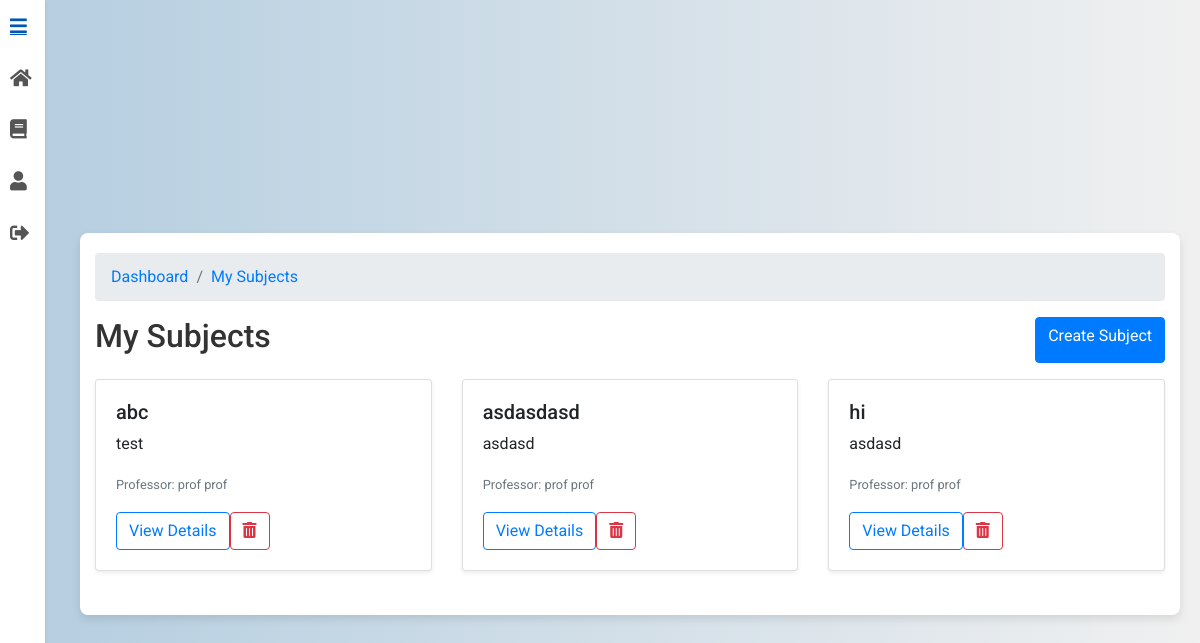
Before: /subjects/ (signed in) with the older database file.
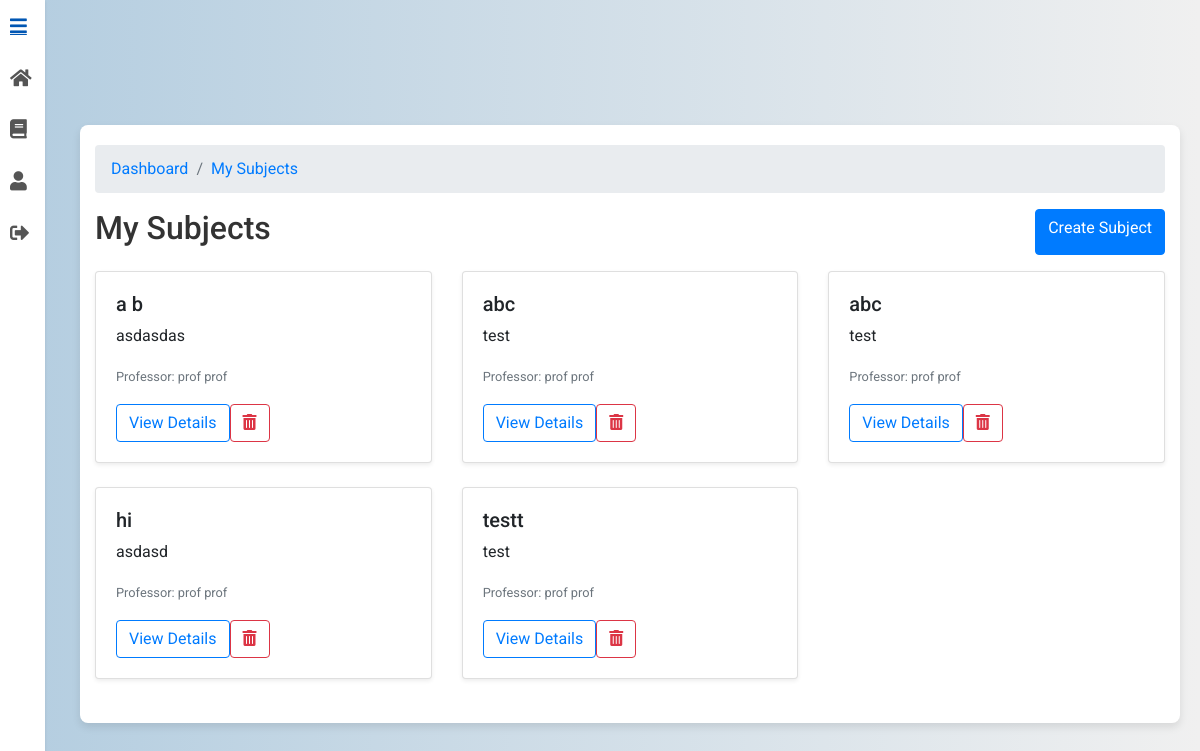
After: the same page with the newer database file.
### subjects/models.py (models this page shows, shortened)
class Subject(models.Model):
    name = models.CharField(max_length=100)
    professor = models.ForeignKey(CustomUser, limit_choices_to={'role': 'professor'}, on_delete=models.CASCADE, editable=False)
    description = models.TextField(blank=True)
    class Meta:
        ordering = ['name']

### users/models.py (models this page shows, shortened)
class CustomUser(AbstractUser):
    ROLE_CHOICES = [
        ('student', 'Student'),
        ('professor', 'Professor')
    ]
    role = models.CharField(max_length=10, choices=ROLE_CHOICES)
    institution = models.ForeignKey('Institution', on_delete=models.SET_NULL, null=True, blank=True)

### subjects/views.py (the view)
# urls.py: path("", MySubjectsView.as_view(), name="my_subjects"),
class MySubjectsView(LoginRequiredMixin, BreadcrumbMixin, ListView):
    model = Subject
    template_name = "my_subjects.html"
    context_object_name = "subjects"
    paginate_by = 6
    def get_breadcrumbs(self):
        dashboard_url = reverse_lazy("users:login")
        if getattr(self.request.user, "role", None) == "professor":
            dashboard_url = reverse_lazy("users:professor_dashboard")
        elif getattr(self.request.user, "role", None) == "student":
            dashboard_url = reverse_lazy("users:student_dashboard")
        return [
            ("Dashboard", dashboard_url),
            ("My Subjects", reverse_lazy("subjects:my_subjects")),
        ]
    def get_queryset(self):
        qs = Subject.objects.select_related("professor").order_by("name")
        if getattr(self.request.user, "role", None) == "professor":
            return qs.filter(professor=self.request.user)
        return qs

### UniGrading/mixin.py (called while the page is built)
    def get_context_data(self, **kwargs):
        context = super().get_context_data(**kwargs)
        context["breadcrumbs"] = self.get_breadcrumbs()
        return context

### subjects/templates/my_subjects.html (shortened to what this page needs)
{% extends 'base.html' %}
{% load static %}
{% load subject_filters %}
{% load view_breadcrumbs %}
{% block content %}
<div class="container mt-5">
<nav aria-label="breadcrumb">
    <ol class="breadcrumb">
        {% for name, url in breadcrumbs %}
            <li class="breadcrumb-item">
                <a href="{{ url }}">{{ name }}</a>
            </li>
        {% endfor %}
    </ol>
</nav>
    <div class="d-flex justify-content-between mb-3">
        <h2>My Subjects</h2>
        <a href="{% url 'subjects:create_subject' %}" class="btn btn-primary">
            Create Subject
        </a>
    </div>
    <div class="row">
        {% for subject in subjects %}
            <div class="col-md-4">
                <div class="card mb-4 shadow-sm">
                    <div class="card-body">
                        <h5 class="card-title mb-2" id="subj-title-{{ subject.pk }}">{{ subject.name }}</h5>
                        <p class="card-text">{{ subject.description|truncatewords:20 }}</p>
                        <p class="card-text">
                            <small class="text-muted">
                                Professor:
                                {% if subject.professor.first_name and subject.professor.last_name %}
                                    {{ subject.professor.first_name }} {{ subject.professor.last_name }}
                                {% else %}
                                    {{ subject.professor.email }}
                                {% endif %}
                            </small>
                        </p>
                        <div class="d-flex gap-2">
                            <a href="{% url 'subjects:subject_detail' subject.pk %}" class="btn btn-outline-primary">
                                View Details
                            </a>
                            <button type="button" class="btn btn-outline-danger"
                                    data-toggle="modal" data-target="#deleteModal"
                                    data-subject-id="{{ subject.pk }}" data-subject-name="{{ subject.name }}">
                                <i class="fas fa-trash-alt"></i>
                            </button>
                        </div>
                    </div>
                </div>
            </div>
        {% empty %}
            <div class="col-12">
                <p class="text-muted text-center">No subjects available.</p>
            </div>
        {% endfor %}
    </div>
</div>
{% endblock %}

### subjects/templates/base.html (shortened to what this page needs)
<!DOCTYPE html>
<html lang="en">
<head>
    {% load static %}
    <link rel="stylesheet" href="{% static 'css/styles.css' %}">
    <link rel="stylesheet" href="https://cdnjs.cloudflare.com/ajax/libs/font-awesome/5.15.3/css/all.min.css">
    <link rel="stylesheet" href="https://stackpath.bootstrapcdn.com/bootstrap/4.5.2/css/bootstrap.min.css">
</head>
<body>
    <div class="side-menu" id="side-menu">
        <a href="javascript:void(0);" class="menu-item" onclick="toggleMenu()">
            <i class="fas fa-bars"></i>
        </a>
        <a href="{% url 'users:professor_dashboard' %}" class="menu-item">
            <i class="fas fa-home"></i>
        </a>
        <a href="{% url 'subjects:my_subjects' %}" class="menu-item">
            <i class="fas fa-book"></i>
        </a>
        <a href="{% url 'users:profile' %}" class="menu-item">
            <i class="fas fa-user"></i>
        </a>
        <a href="{% url 'users:logout' %}" class="menu-item">
            <i class="fas fa-sign-out-alt"></i>
        </a>
    </div>
    <div class="main-content">
        {% block content %}
        {% endblock %}
    </div>
</body>
</html>

### static/css/styles.css (style rules this page uses)
body { font-family: 'Roboto', sans-serif; background: linear-gradient(to right, #b3cde0, #f0f0f0); margin: 0; padding: 0; display: flex; justify-content: center; align-items: center; min-height: 100vh; }
.container { background-color: #ffffff; padding: 20px; border-radius: 8px; box-shadow: 0 4px 8px rgba(0, 0, 0, 0.1); max-width: 900px; width: 100%; animation: fadeIn 1s ease-in-out; }
h2 { text-align: center; color: #333333; margin-bottom: 20px; }
.card { transition: transform 0.3s, box-shadow 0.3s; }
button { padding: 10px; background-color: #66afe9; color: #ffffff; border: none; border-radius: 4px; cursor: pointer; transition: background-color 0.3s; }

### subjects/templates/base.html (style rules this page uses)
body { background: linear-gradient(to right, #b3cde0, #f0f0f0); margin: 0; padding: 0; font-family: 'Roboto', sans-serif; display: flex; }
.side-menu { position: fixed; top: 0; left: 0; height: 100vh; width: 45px; background-color: #ffffff; box-shadow: 0 1px 3px rgba(0, 0, 0, 0.1); overflow-x: hidden; transition: width 0.3s ease; z-index: 1000; }
.menu-item { display: flex; align-items: center; padding: 15px 10px; transition: background-color 0.3s ease; text-decoration: none; color: #555; font-size: 0.9rem; white-space: nowrap; }
.menu-item i { font-size: 1.2rem; margin-right: 15px; transition: transform 0.3s ease; }
.main-content { margin-left: 60px; padding: 20px; flex: 1; transition: margin-left 0.3s ease; }
.main-content > * { max-width: 100%; }

Changed rows visible on the page:
changed Subject: name "asdasdasd" → "a b"; description "asdasd" → "asdasdas"; moves up the list
added Subject: name "abc", description "test", professor.first_name "prof", professor.last_name "prof"
added Subject: name "testt", description "test", professor.first_name "prof", professor.last_name "prof"
